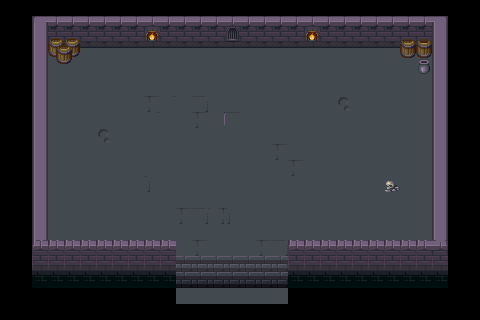

This is a level from a 2D game, rendered from its Tiled map with the project's own tilesets. A one-line summary and the map file follow, with tile-layer data summarised:
An orthogonal 30x20 tile map with 16x16 px tiles, 5 tile layers (sol, escalier, mur, decor, ...) and 10 objects (8x collision, spawn_player_donjon, sortie_donjon).

<map version="1.5" tiledversion="1.7.0" orientation="orthogonal" renderorder="right-down" width="30" height="20" tilewidth="16" tileheight="16" infinite="0" nextlayerid="8" nextobjectid="11">
 <tileset firstgid="1" source="donjon_tileset.tsx" />
 <layer id="1" name="sol" width="30" height="20">
  <data>[600 cells, 449 non-empty, 10 distinct tile ids]</data>
 </layer>
 <layer id="3" name="escalier" width="30" height="20">
  <data>[600 cells, 52 non-empty, 3 distinct tile ids]</data>
 </layer>
 <layer id="2" name="mur" width="30" height="20">
  <data>[600 cells, 114 non-empty, 12 distinct tile ids]</data>
 </layer>
 <layer id="4" name="decor" width="30" height="20">
  <data>[600 cells, 6 non-empty, 6 distinct tile ids]</data>
 </layer>
 <layer id="5" name="decor1" width="30" height="20">
  <data>[600 cells, 5 non-empty, 5 distinct tile ids]</data>
 </layer>
 <objectgroup id="7" name="objects">
  <object id="1" name="spawn_player_donjon" x="231.761" y="202.942">
   <point />
  </object>
  <object id="2" name="sortie_donjon" x="175.781" y="256.105" width="112.337" height="31.4311" />
  <object id="3" type="collision" x="47.7287" y="38.9978" width="32.5952" height="24.4464" />
  <object id="4" type="collision" x="400.455" y="40.744" width="29.6849" height="20.372" />
  <object id="5" type="collision" x="417.917" y="59.9519" width="13.3873" height="18.0438" />
  <object id="6" type="collision" x="32.5952" y="15.7155" width="16.2976" height="259.015" />
  <object id="7" type="collision" x="49.4749" y="15.1335" width="397.545" height="32.0131" />
  <object id="8" type="collision" x="433.051" y="47.7287" width="13.9694" height="240.972" />
  <object id="9" type="collision" x="48.3107" y="240.39" width="126.306" height="37.8337" />
  <object id="10" type="collision" x="288.7" y="239.808" width="143.768" height="47.1466" />
 </objectgroup>
</map>
